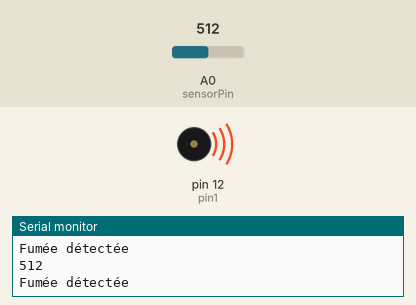
Bench run of a sketch on a simulated Arduino Uno, built with avr-gcc and run on an emulated ATmega328P. On the bench: buzzer (waves = sounding), the last lines printed to the serial monitor. The test bench sets the inputs (shaded band); at power-on: A0 (sensorPin) = 512.

Above: at 2.4 s.
2.5 s: A0 (sensorPin) set to 215
6.0 s: A0 (sensorPin) set to 192
At 6.6 s:
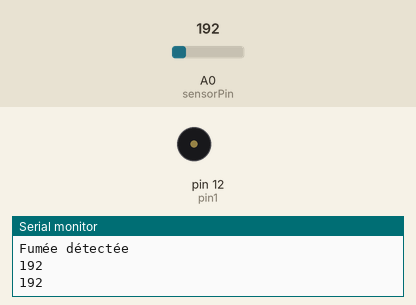
8.2 s: A0 (sensorPin) set to 210
At 9.0 s:
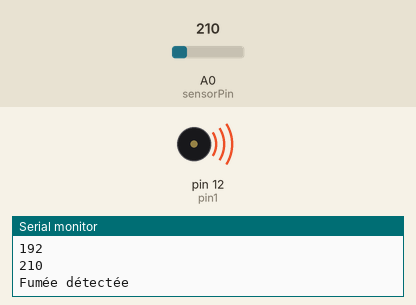
13.4 s: A0 (sensorPin) set to 190
At 15.1 s:
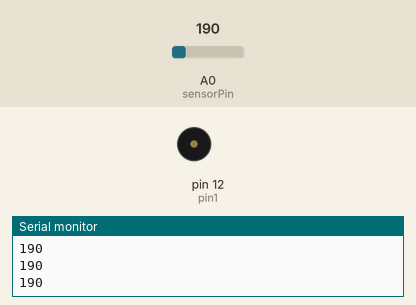
Timing chart, 0 to 16.6 s (numbered marks = the images above; inputs shaded):
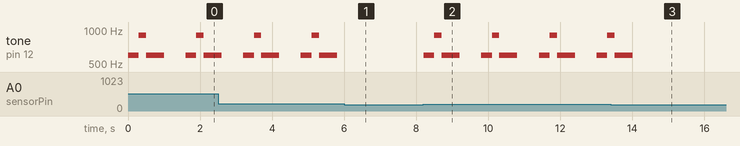

Measured:
- the behaviour switches between 201 and 200 on A0 (sensorPin) (found by bisection; images 0 and 1)
- after the input at 6.0 s, tone on pin 12 (pin1): stops changing and stays silent
- after the input at 8.2 s, tone on pin 12 (pin1): silent → 600 Hz at once, then repeats every 1.6 s: 900 Hz 0.20 s, 600 Hz 0.50 s, silent 0.60 s, 600 Hz 0.30 s
- after the input at 13.4 s, tone on pin 12 (pin1): goes on until 14.0 s, then stays silent
- by itself, tone on pin 12 (pin1): plays 600 Hz for 0.30 s, 900 Hz for 0.20 s, 600 Hz for 0.50 s, 600 Hz for 0.30 s, 900 Hz for 0.20 s, 600 Hz for 0.50 s

The sketch:

fumme___buzzer.ino
```cpp
const int sensorPin= A0;
int smoke_level = -1;
int pin1 = 12;

void setup() {
  Serial.begin(9600);
  pinMode(sensorPin,INPUT);
  pinMode(pin1, OUTPUT);
}

void loop() {
  smoke_level=analogRead(sensorPin); // MQ-2 est un capteur simple de résistance analogique
  Serial.println(smoke_level);
  if (smoke_level >200) {           //condition pour que le capteur soit en alerte
    Serial.println("Fumée détectée");
    tone (12, 600); // allume le buzzer actif arduino
    delay(300);
    tone(12, 900); // allume le buzzer actif arduino
    delay(200);
    tone(12, 600); // allume le buzzer actif arduino
    delay(500);
    noTone(12);  // désactiver le buzzer actif arduino
    delay(500);

  }

  else {

    noTone(12);
  }

  delay(100);

}
```
